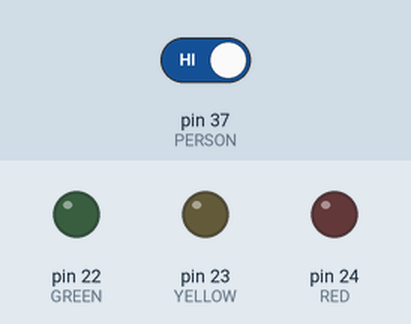
This sketch was run on a simulated Arduino Mega 2560, built with avr-gcc and run on an emulated ATmega2560. Shown: output pins drawn as LEDs (lit = HIGH). The inputs (shaded band) are chosen by the test bench; at power-on: pin 37 (PERSON) HIGH.

Above: at 10.8 s.
10.9 s: pin 37 (PERSON) driven LOW
At 13.8 s:
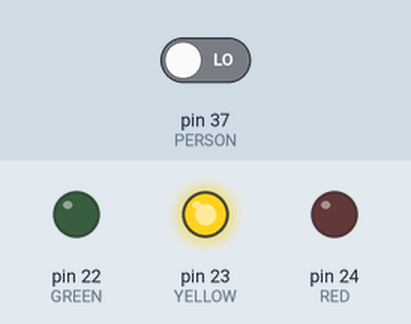
At 15.6 s:
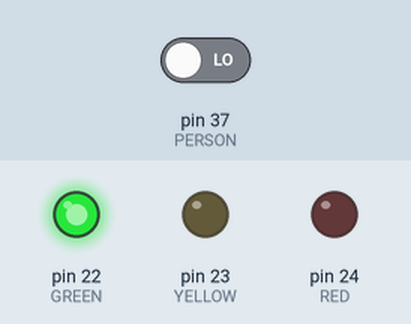
16.9 s: pin 37 (PERSON) driven HIGH
At 21.3 s:
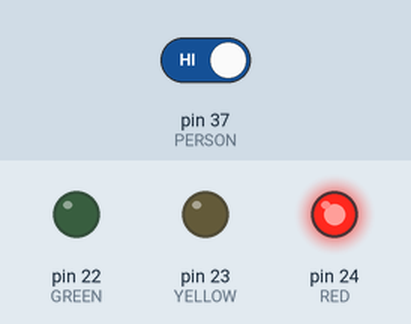
Timing chart, 0 to 28.9 s (numbered marks = the images above; inputs shaded):
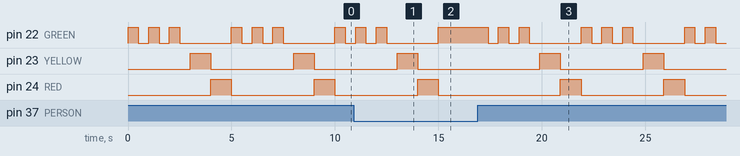

The sketch:

exercise-3.ino
```cpp
/*
  Code to execute a traffic light in Arduino that turns red when the user presses a button
*/

#define RED 24
#define YELLOW 23
#define GREEN 22
#define PERSON 37
int tinicial = 0;
int tfinal = 0;

void setup() {
  // put your setup code here, to run once:
  pinMode(RED, OUTPUT);
  pinMode(YELLOW, OUTPUT);
  pinMode(GREEN, OUTPUT);
  pinMode(PERSON, INPUT);
}

void loop() {
  // put your main code here, to run repeatedly:
  digitalWrite(GREEN, HIGH);
  tinicial = millis();
  tfinal = millis();
  while(tfinal - tinicial < 10000 && digitalRead(PERSON) == LOW){
    tfinal = millis();
  }
  delay(500);
  digitalWrite(GREEN, LOW);
  delay(500);
  digitalWrite(GREEN, HIGH);
  delay(500);
  digitalWrite(GREEN, LOW);
  delay(500);
  digitalWrite(GREEN, HIGH);
  delay(500);
  digitalWrite(GREEN, LOW);
  delay(500);

  digitalWrite(YELLOW, HIGH);
  delay(1000);
  digitalWrite(YELLOW, LOW);
  digitalWrite(RED, HIGH);
  delay(1000);
  digitalWrite(RED, LOW);

}
```

Measured:
- after the input at 10.9 s, pin 22 (GREEN): goes on until 15.0 s, then stays HIGH
- after the input at 16.9 s, pin 24 (RED): alternates HIGH for 1.0 s and LOW for 4.0 s, starting after 4.0 s
- by itself, pin 22 (GREEN): repeats every 5.0 s: 2 × (LOW 0.50 s, HIGH 0.50 s), LOW 2.5 s, HIGH 0.50 s
- by itself, pin 23 (YELLOW), pin 24 (RED): alternates HIGH for 1.0 s and LOW for 4.0 s
